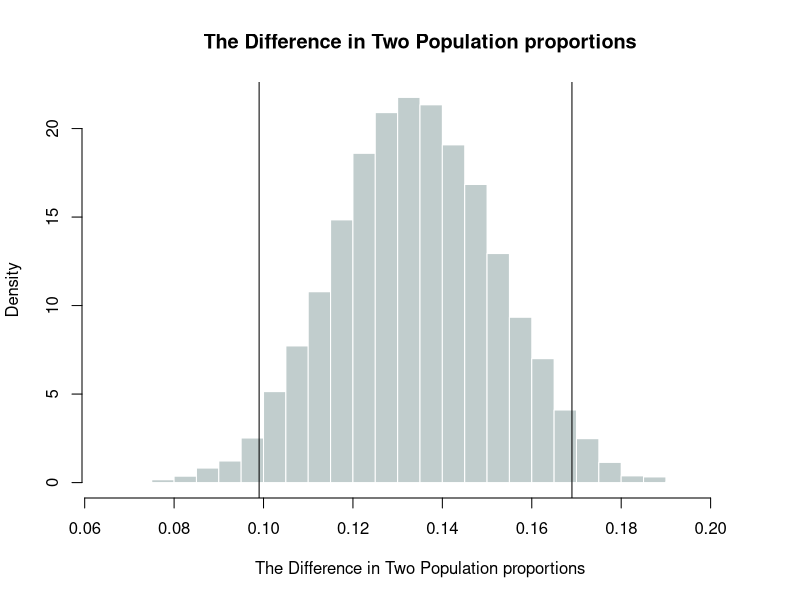

Write the R code that produced this figure.
## ---- chunk 1
high.c = 0.47 + 0.03;high.c
low.c = 0.47 - 0.03;low.c
## ---- chunk 2
prop.test(x = c(85, 24), n = c(1105, 1379), alternative = 'two.sided', conf.level = 0.95)
## ---- chunk 3
Prop_CI_Diff <- function(n1, p1, n2, p2, confd){
  #Group1 Simu
  simu.phat1 = c()
  for (i in 1:10000) {
    phat = sum(sample(c(0,1), n1, replace = T, prob = c(1-p1,p1)))/n1
    simu.phat1[i] = phat
  }
  
  #Group2 Simu
  simu.phat2 = c()
  for (j in 1:10000) {
    phat = sum(sample(c(0,1), n2, replace = T, prob = c(1-p2,p2)))/n2
    simu.phat2[j] = phat
  }
  
  #Diff Phat
  diff.phat = simu.phat1 - simu.phat2
  diff.phat = sort(diff.phat)
  
  #
  low.per = ceiling(((1-confd)/2)*10000)
  low.vlue = diff.phat[low.per]
  high.per = ceiling((1-((1-confd)/2))*10000)
  high.vlue = diff.phat[high.per]
  
  results = c(paste((1-confd)/2*100,"%"), paste((1-((1-confd)/2))*100,"%"), low.vlue, high.vlue)
  
  mean.p = mean(diff.phat)
  sd.p = sd(diff.phat)
  
  CI = list(CI = matrix(results, nrow = 2, byrow = T), mean = mean.p, sd = sd.p, simu = diff.phat)
  
  return(CI)
}
## ---- chunk 4
#Simu
Prop_CI_Diff(1467, 0.624, 1575, 0.490, 0.95)[c('CI','mean', 'sd')]

#Calcu
n1 = 1467
p1 = 0.624
n2 = 1575
p2 = 0.490

mean = p1 - p2;mean
se = sqrt(p1*(1-p1)/n1 + p2*(1-p2)/n2);se
high.c = mean + 1.96 * se;high.c
low.c = mean -1.96 * se;low.c

#Hist
Prop_Diff <- as.numeric(as.character(unlist(Prop_CI_Diff(1467, 0.624, 1575, 0.490, 0.95)['simu'])))
hist(Prop_Diff, probability = T, breaks = 20,
   main = 'The Difference in Two Population proportions',
   xlab = 'The Difference in Two Population proportions',
   col = 'azure3', border = 'white')
abline(v = high.c)
abline(v = low.c)
